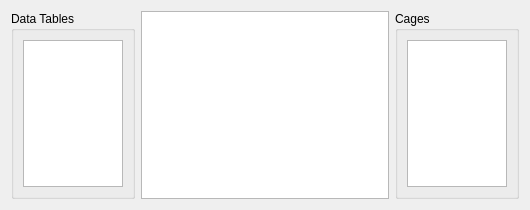
<?xml version="1.0" encoding="UTF-8"?>
<ui version="4.0">
 <author>Anton Rau</author>
 <class>IntelliCageDataWidget</class>
 <widget class="QWidget" name="IntelliCageDataWidget">
  <property name="geometry">
   <rect>
    <x>0</x>
    <y>0</y>
    <width>530</width>
    <height>210</height>
   </rect>
  </property>
  <layout class="QHBoxLayout" name="horizontalLayout">
   <item>
    <widget class="QGroupBox" name="groupBoxTables">
     <property name="title">
      <string>Data Tables</string>
     </property>
     <layout class="QVBoxLayout" name="verticalLayout">
      <item>
       <widget class="QListWidget" name="listWidgetTables">
        <property name="sizeAdjustPolicy">
         <enum>QAbstractScrollArea::SizeAdjustPolicy::AdjustToContents</enum>
        </property>
       </widget>
      </item>
     </layout>
    </widget>
   </item>
   <item>
    <widget class="QTableView" name="tableView">
     <property name="sizePolicy">
      <sizepolicy hsizetype="Expanding" vsizetype="Expanding">
       <horstretch>1</horstretch>
       <verstretch>0</verstretch>
      </sizepolicy>
     </property>
     <property name="selectionMode">
      <enum>QAbstractItemView::SelectionMode::SingleSelection</enum>
     </property>
     <property name="selectionBehavior">
      <enum>QAbstractItemView::SelectionBehavior::SelectRows</enum>
     </property>
     <attribute name="verticalHeaderMinimumSectionSize">
      <number>20</number>
     </attribute>
     <attribute name="verticalHeaderDefaultSectionSize">
      <number>20</number>
     </attribute>
    </widget>
   </item>
   <item>
    <widget class="QGroupBox" name="groupBoxCages">
     <property name="title">
      <string>Cages</string>
     </property>
     <layout class="QVBoxLayout" name="verticalLayout_2">
      <item>
       <widget class="QListWidget" name="listWidgetCages">
        <property name="sizeAdjustPolicy">
         <enum>QAbstractScrollArea::SizeAdjustPolicy::AdjustToContents</enum>
        </property>
        <property name="selectionMode">
         <enum>QAbstractItemView::SelectionMode::MultiSelection</enum>
        </property>
       </widget>
      </item>
     </layout>
    </widget>
   </item>
  </layout>
 </widget>
 <resources>
  <include location="../../../../resources/resources.qrc"/>
 </resources>
 <connections/>
</ui>
